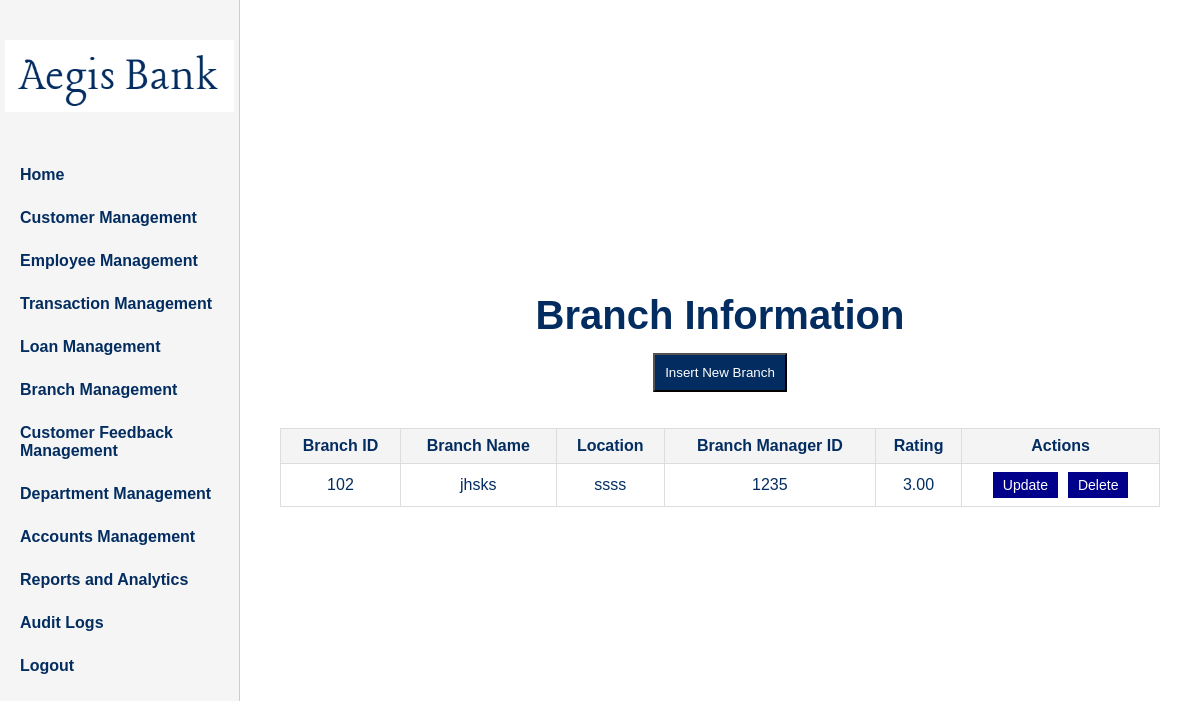
Page /adminpages/manage_branch.php (signed in) on the committed database.
### tables this page shows
CREATE TABLE `branch` (
  `branchID` int(11) NOT NULL,
  `branchName` varchar(100) NOT NULL,
  `location` varchar(255) NOT NULL,
  `branchManagerID` int(11) DEFAULT NULL,
  `performanceRating` decimal(3,2) DEFAULT NULL
);

### adminpages/manage_branch.php (the view, shortened to what this page needs)
<?php
include '../connection.php';
$result = mysqli_query($conn, "SELECT * FROM branch");
$branches = mysqli_fetch_all($result, MYSQLI_ASSOC);
?>
<!DOCTYPE html>
<html lang="en">
<head>
    <link rel="stylesheet" href="../css/adminpages.css">
</head>
<body>
    <div id="main">
        <header class="header">
            <div id="logo" style="padding-top: 20px;">
                <img src="../logo.png" alt="Bank Logo">
            </div>
            <nav class="nav-links">
                <a href="adminhome.php">Home</a>
                <a href="manage_users.php">Customer Management</a>
                <a href="manage_employees.php">Employee Management</a>
                <a href="manage_transaction.php">Transaction Management</a>
                <a href="manage_loan.php">Loan Management</a>
                <a href="manage_branch.php">Branch Management</a>
                <a href="manage_support.php">Customer Feedback Management</a>
                <a href="manage_department.php">Department Management</a>
                <a href="manage_account.php">Accounts Management</a>
                <a href="manage_reports.php">Reports and Analytics</a>
                <a href="manage_audit_logs.php">Audit Logs</a>
                <a href="admin_logout.php">Logout</a>
            </nav>
        </header>
        <div class="user-info">
            <h1>Branch Information</h1>
            <div class="buttons">
                <button onclick="window.location.href='BranchManagement/create_branch.php'">Insert New Branch</button>
            </div>
            <table>
                <thead>
                    <tr>
                        <th>Branch ID</th>
                        <th>Branch Name</th>
                        <th>Location</th>
                        <th>Branch Manager ID</th>
                        <th>Rating</th>
                        <th>Actions</th>
                    </tr>
                </thead>
                <tbody>
                    <?php foreach ($branches as $branch): ?>
                        <tr>
                            <td><?= htmlspecialchars($branch['branchID'] ?? 'N/A'); ?></td>
                            <td><?= htmlspecialchars($branch['branchName'] ?? 'N/A'); ?></td>
                            <td><?= htmlspecialchars($branch['location'] ?? 'N/A'); ?></td>
                            <td><?= htmlspecialchars($branch['branchManagerID'] ?? 'N/A'); ?></td>
                            <td><?= htmlspecialchars($branch['performanceRating'] ?? 'N/A'); ?></td>
                            <td>
                                <div class="action-buttons">
                                    <button class="update"
                                        onclick="window.location.href='BranchManagement/update_branch.php?branchID=<?= $branch['branchID']; ?>'">
                                        Update
                                    </button>
                                    <button class="delete"
                                        onclick="if(confirm('Are you sure you want to delete this branch?'))
                                            window.location.href='BranchManagement/delete_branch.php?branchID=<?= $branch['branchID']; ?>'">
                                        Delete
                                    </button>
                                </div>
                            </td>
                        </tr>
                    <?php endforeach; ?>
                </tbody>
            </table>
        </div>
    </div>
</body>
</html>

### css/adminpages.css (style rules this page uses)
* { margin: 0; padding: 0; box-sizing: border-box; font-family: 'Gill Sans', sans-serif; }
html, body { height: 100%; width: 100%; }
#main { height: 100%; width: 100%; display: flex; background-color: whitesmoke; }
.header { height: 100%; width: 20%; background-color: whitesmoke; display: flex; flex-direction: column; align-items: center; padding-top: 20px; border-right: 1px solid #ccc; }
#logo { width: 96%; text-align: center; margin-bottom: 20px; }
#logo img { width: 100%; height: auto; object-fit: contain; }
.nav-links { display: flex; flex-direction: column; align-items: flex-start; gap: 25px; margin-top: 20px; padding-left: 20px; padding-top: 10px; }
.nav-links a { color: #032D60; font-weight: bold; text-decoration: none; font-size: 16px; text-align: left; }
.user-info { flex: 1; background-color: white; display: flex; flex-direction: column; justify-content: center; align-items: center; text-align: center; color: #032D60; padding: 40px; }
.user-info h1 { font-weight: bold; font-size: 24px; }

### adminpages/manage_branch.php (style rules this page uses)
.user-info h1 { font-size: 40px; }
table { width: 100%; border-collapse: collapse; margin-top: 20px; }
table th, table td { border: 1px solid #ddd; padding: 8px; text-align: center; }
table th { background-color: #f4f4f4; font-weight: bold; }
.buttons { margin: 15px 15px; width: 20%; height:40px; }
.buttons button { padding: 10px; background-color: #032d60; color: white; }
.action-buttons { display: flex; gap: 10px; justify-content: center; }
.action-buttons button { padding: 5px 10px; font-size: 14px; cursor: pointer; }
.action-buttons button.update { background-color: darkblue; color: white; border: none; }
.action-buttons button.delete { background-color: darkblue; color: white; border: none; }

### rows in the picture
branch: branchID "102", branchName "jhsks", location "ssss", branchManagerID "1235", performanceRating "3.00"
